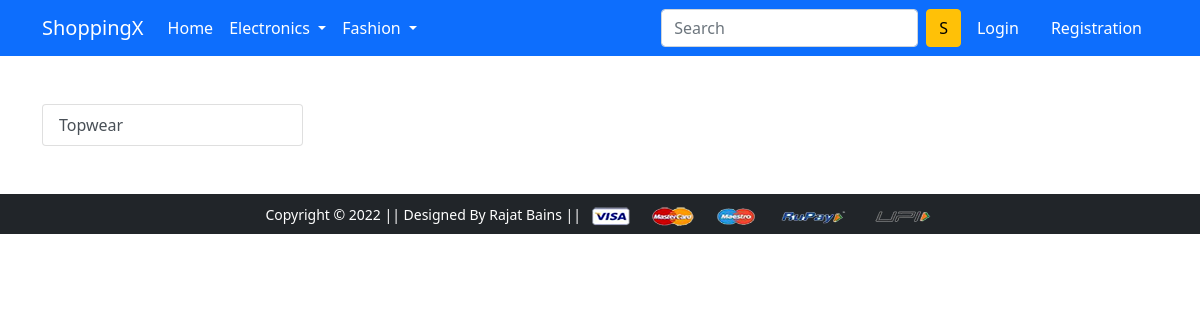
Before: /topwear/ with the older database file.
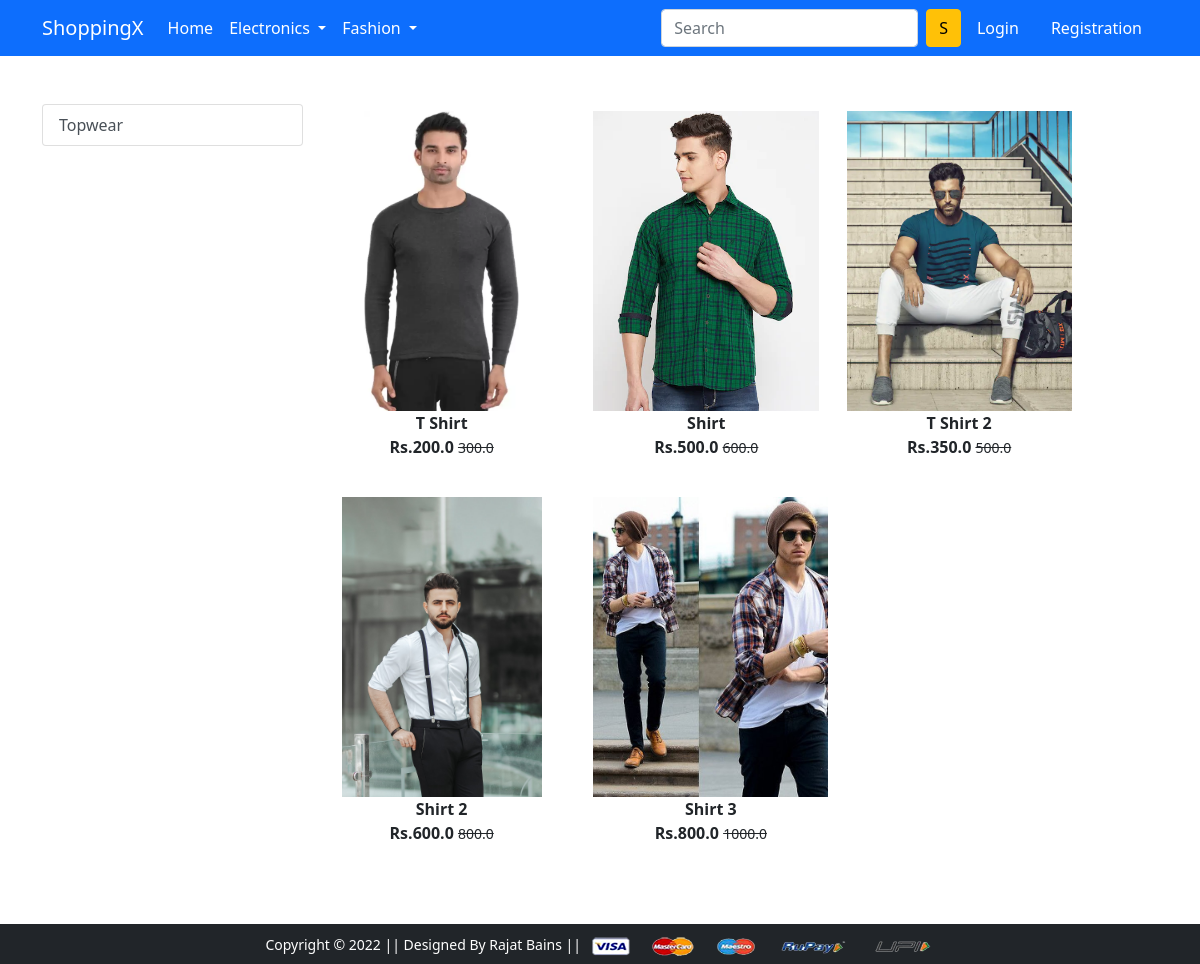
After: the same page with the newer database file.
### app/models.py (models this page shows, shortened)
class Product(models.Model):
    title = models.CharField(max_length=100)
    selling_price = models.FloatField()
    discounted_price = models.FloatField()
    description = models.TextField()
    brand = models.CharField(max_length=100)
    category = models.CharField(choices=CATEGORY_CHOICES, max_length=2)
    product_image = models.ImageField(upload_to="productimg")

### app/views.py (the view)
# urls.py: path("topwear/", views.topwear, name="topwear"),
def topwear(request):
    topwears = Product.objects.filter(category="TW")
    return render(request, "app/topwear.html", {"topwears": topwears})

### app/templates/app/topwear.html (shortened to what this page needs)
{% extends 'app/base.html' %}
{%load static%}
{%block main-content%}
<div class="container my-5">
    <div class="row">
        <div class="col-sm-3">
            <div class="list-group">
                <a href="{% url 'topwear' %}" class="list-group-item list-group-item-action" aria-current="true">Topwear
                </a>
            </div>
        </div>
        <div class="col-sm-8">
            <div class="row">
                {% for product in topwears %}
                <div class="col-sm-4 text-center mb-4">
                    <a href="{% url 'product-detail' product.id %}" class="btn">
                        <div class="item">
                            <img src="{{product.product_image.url}}" alt="" height="300" class="">
                            <div class="fw-bold">{{product.title}}</div>
                            <div class="fw-bold">Rs.{{product.discounted_price}}
                                <small class="fw-light text-decoration-line-through">
                                    {{product.selling_price}}</small>
                            </div>
                        </div>
                    </a>
                </div>
                {% endfor %}
            </div>
        </div>
    </div>
</div>
{% endblock main-content %}

### app/templates/app/base.html (shortened to what this page needs)
<!doctype html>
{% load static %}
<html lang="en">
  <head>
    <link href="https://cdn.jsdelivr.net/npm/bootstrap@5.0.0-beta1/dist/css/bootstrap.min.css" rel="stylesheet">
    <link rel="stylesheet" href="{% static 'app/css/owl.carousel.min.css' %}">
    <link rel="stylesheet" href="{% static 'app/css/all.min.css' %}">
    <link rel="stylesheet" href="{% static 'app/css/style.css' %}">
  </head>
  <body>
    <nav class="navbar navbar-expand-lg navbar-dark bg-primary">
     <div class="container">
       <a class="navbar-brand" href="/">ShoppingX</a>
       <div class="collapse navbar-collapse" id="navbarSupportedContent">
         <ul class="navbar-nav me-auto mb-2 mb-lg-0">
           <li class="nav-item">
             <a class="nav-link active" aria-current="page" href="/">Home</a>
           </li>
           <li class="nav-item dropdown">
             <a class="nav-link dropdown-toggle text-white" href="#" id="electronicsDropdown" role="button" data-bs-toggle="dropdown" aria-expanded="false">
               Electronics
             </a>
           </li>
           <li class="nav-item dropdown">
             <a class="nav-link dropdown-toggle text-white" href="#" id="fashionDropdown" role="button" data-bs-toggle="dropdown" aria-expanded="false">
               Fashion
             </a>
           </li>
         </ul>
         <form class="d-flex">
           <input class="form-control me-2" type="search" placeholder="Search" aria-label="Search">
           <button class="btn btn-warning" type="submit">S</button>
         </form>
         <div>
          <ul class="navbar-nav me-auto mb-2 mb-lg-0">
            {% if request.user.is_authenticated %}
           <li class="nav-item dropdown mx-2">
              <a class="nav-link dropdown-toggle text-white" href="#" id="profileDropdown" role="button" data-bs-toggle="dropdown" aria-expanded="false">
                {{request.user.username|capfirst}}
              </a>
              <ul class="dropdown-menu" aria-labelledby="profileDropdown">
                <li><a class="dropdown-item" href="{% url 'profile' %}">Profile</a></li>
                <li><a class="dropdown-item" href="{% url 'orders' %}">Orders</a></li>
                <li><a class="dropdown-item" href="{% url 'passwordchange' %}">Change Password</a></li>
                <li><a class="dropdown-item" href="{% url 'logout' %}">Logout</a></li>
              </ul>
            </li>
            <li class="nav-item mx-2">
             <a href="{% url 'showcart' %}" class="nav-link text-white"><span class="badge bg-danger">4</span> Cart </a>
            </li>
            {% else %}
            <li class="nav-item mx-2">
             <a href="{% url 'login' %}" class="nav-link text-white">Login</a>
            </li>
            <li class="nav-item mx-2">
             <a href="{% url 'customerregistration' %}" class="nav-link text-white">Registration</a>
            </li>
            {% endif %}
          </ul>
         </div>
       </div>
     </div>
    </nav>
    {% block main-content %} {% endblock main-content %}
    <footer class="container-fluid bg-dark text-center p-2 mt-5">
        <small class="text-white">Copyright &copy; 2022 || Designed By Rajat Bains || </small>
        <img src="{% static 'app/images/payment.png' %}" alt="" srcset="" class="img-fluid" height="2px">
    </footer>
  </body>
</html>

Changed rows visible on the page:
added Product: product_image (picture), title "T Shirt", discounted_price "200.0", selling_price "300.0"
added Product: product_image (picture), title "Shirt", discounted_price "500.0", selling_price "600.0"
added Product: product_image (picture), title "T Shirt 2", discounted_price "350.0", selling_price "500.0"
added Product: product_image (picture), title "Shirt 2", discounted_price "600.0", selling_price "800.0"
added Product: product_image (picture), title "Shirt 3", discounted_price "800.0", selling_price "1000.0"
